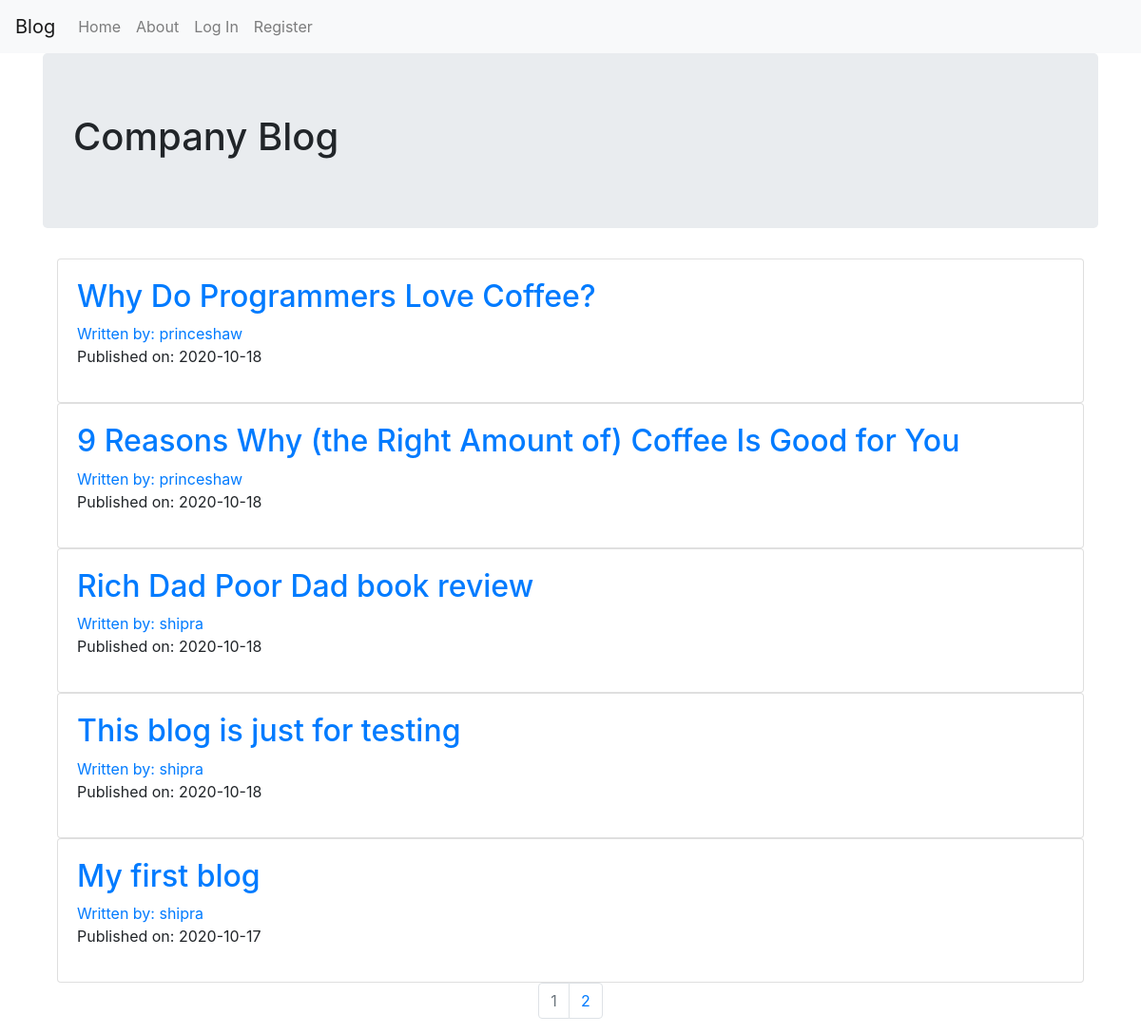
Before: / with the older database file.
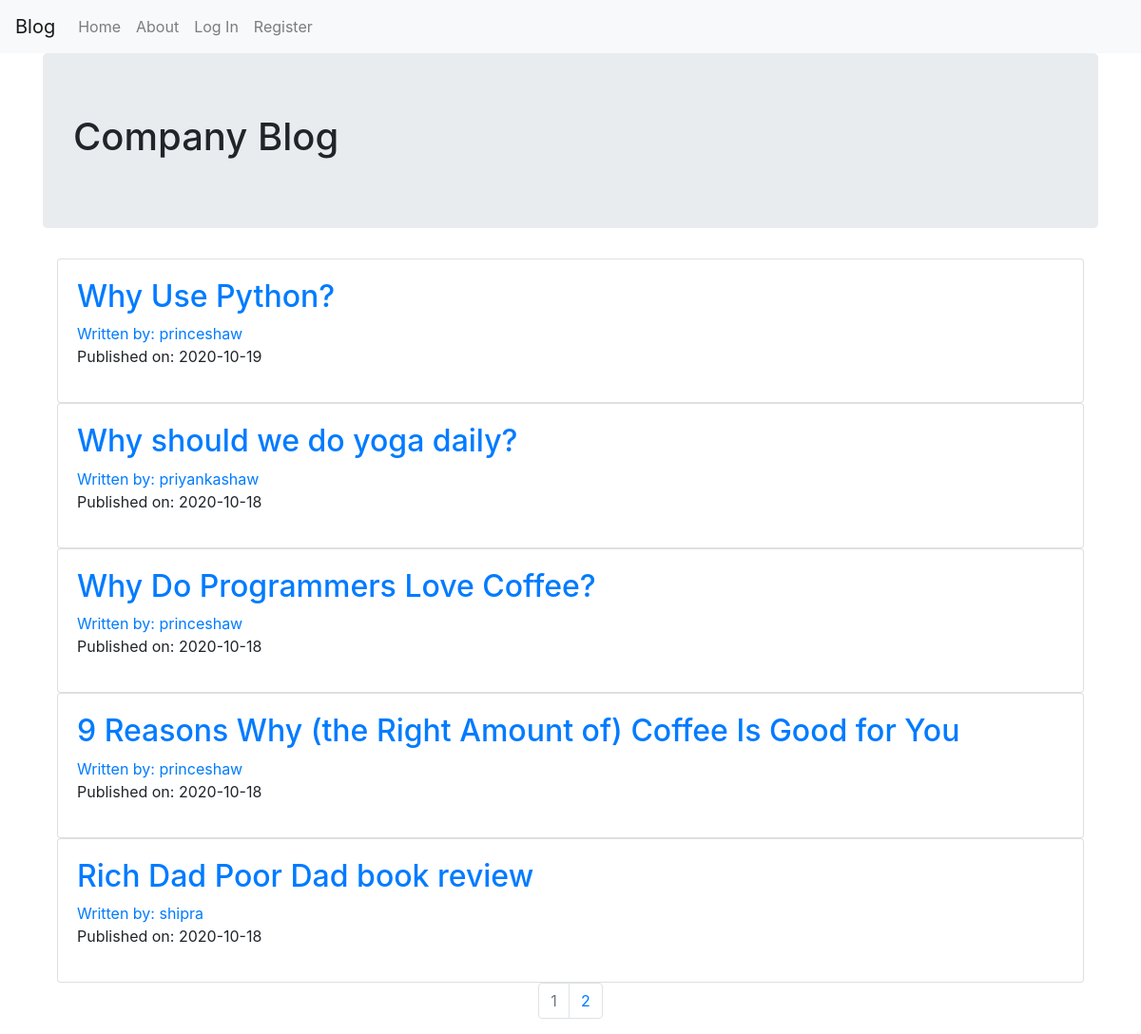
After: the same page with the newer database file.
### companyblog/models.py (models this page shows, shortened)
class BlogPost(db.Model):
    user = db.relationship(User)
    id = db.Column(db.Integer,primary_key = True)
    user_id = db.Column(db.Integer,db.ForeignKey('users.id'),nullable = False)
    date = db.Column(db.DateTime,nullable = False,default = datetime.utcnow)
    title = db.Column(db.String(140),nullable=False)
    text = db.Column(db.Text,nullable=False)

class User(db.Model,UserMixin):
    __tablename__ = 'users'
    id = db.Column(db.Integer,primary_key = True)
    profile_image = db.Column(db.String(20),nullable = False,default='default_profile.png')
    email = db.Column(db.String(64),unique = True, index = True)
    username = db.Column(db.String(64),unique = True,index=True)
    password_hash = db.Column(db.String(128))
    posts = db.relationship('BlogPost',backref = 'author',lazy = True)

### companyblog/core/views.py (the view)
@core.route('/')
def index():
   page = request.args.get('page',1,type=int)
   blog_posts = BlogPost.query.order_by(BlogPost.date.desc()).paginate(page=page,per_page=5)
   return render_template('index.html',blog_posts=blog_posts)

### companyblog/templates/index.html (shortened to what this page needs)
{% extends 'base.html' %}
{% block content %}
<div class="jumbotron">
    <h1>Company Blog</h1>
</div>
<div class="container">
    {% for post in blog_posts.items %}
    <div class="card">
        <div class="card-body">
            <h2><a class="card-title" href="{{url_for('blog_posts.blog_post',blog_post_id = post.id)}}"> {{post.title}}</a></h2>
            <a href="{{url_for('users.user_posts',username=post.author.username)}}">Written by: {{ post.author.username }}</a>
            <p>Published on: {{post.date.strftime('%Y-%m-%d')}}</p>
        </div>
    </div>
    {% endfor %}
</div>
<nav aria-label="Page navigation example">
    <ul class="pagination justify-content-center">
      {% for page_num in blog_posts.iter_pages(left_edge=1, right_edge=1, left_current=1, right_current=2) %}
         {% if blog_posts.page == page_num %}
         <li class="page-item disabled">
           <a class="page-link" href="{{ url_for('core.index', page=page_num) }}">{{ page_num }}</a></li>
         {% else %}
           <li class="page-item"><a class="page-link" href="{{ url_for('core.index', page=page_num) }}">{{ page_num }}</a></li>
         {% endif %}
     {% endfor %}
   </nav>
{% endblock content %}

Changed rows visible on the page:
no longer on this page (row unchanged): BlogPost: title "This blog is just for testing", author.username "shipra", date "2020-10-18"
no longer on this page (row unchanged): BlogPost: title "My first blog", author.username "shipra", date "2020-10-17"
added BlogPost: title "Why Use Python?", author.username "princeshaw", date "2020-10-19"
added BlogPost: title "Why should we do yoga daily?", author.username "priyankashaw", date "2020-10-18"
